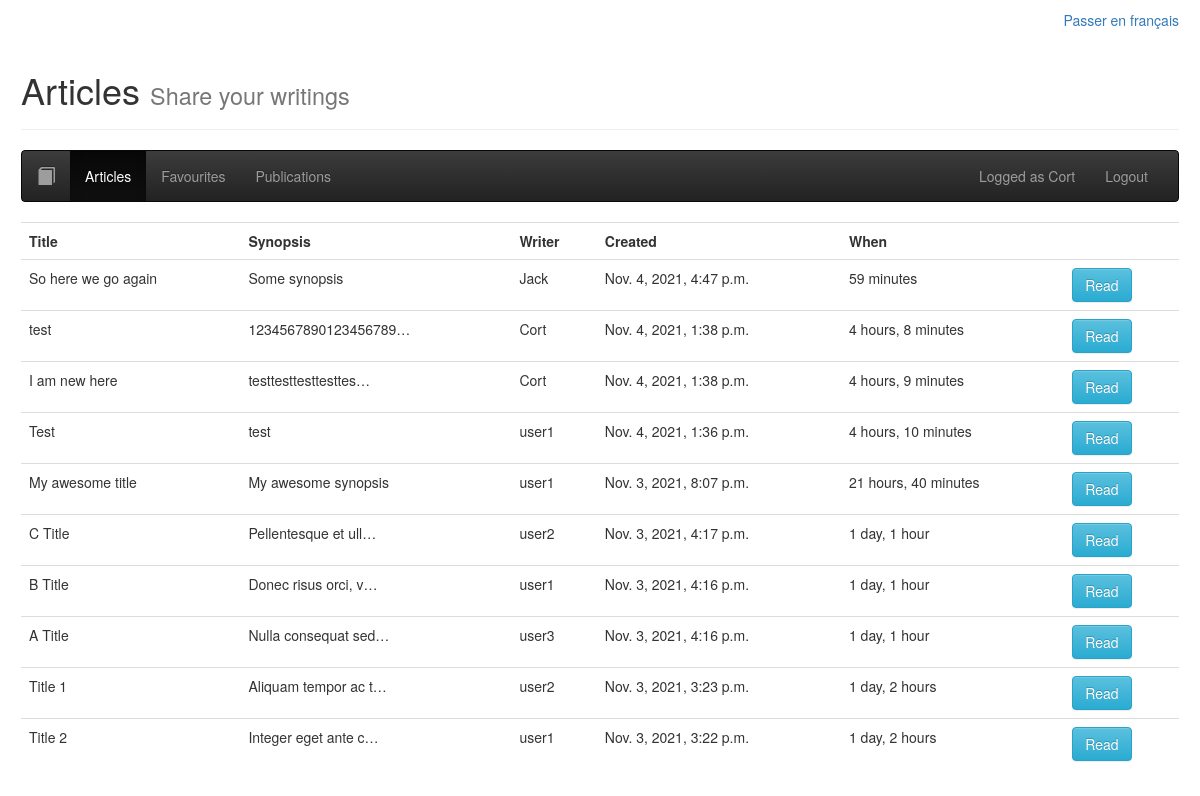
Screenshot of /articles/ (signed in) with the database file from the repository.
### ex/models.py (models this page shows, shortened)
class Article(models.Model):
	title = models.CharField(max_length=64, null=False)
	author = models.ForeignKey(User, on_delete=models.CASCADE, null=False)
	created = models.DateTimeField(auto_now_add=True, null=False)
	synopsis = models.CharField(max_length=312, null=False)
	content = models.TextField(null=False)

### ex/views.py (the view)
# urls.py: path('articles/', Articles.as_view(), name='articles'),
class Articles(ListView):
	model = Article
	extra_context = {
		"login_form": PrettyAuthenticationForm(),
		"current_page": "articles",
	}

### ex/templates/ex/article_list.html (shortened to what this page needs)
{% extends 'ex/base.html' %}
{% block body %}
{% include 'ex/nav.html' %}
<table class="table">
	<tr>
		<th>Title</th>
		<th>Synopsis</th>
		<th>Writer</th>
		<th>Created</th>
		<th>When</th>
		<th></th>
	</tr>
	{% for article in object_list|dictsortreversed:"created" %}
	<tr>
		<td>{{ article.title }}</td>
		<td>{{ article.synopsis|truncatechars:20 }}</td>
		<td>{{ article.author }}</td>
		<td>{{ article.created }}</td>
		<td>{{ article.created|timesince }}</td>
		<td><a class="btn btn-info" href="{% url 'detail' article.pk %}">Read</a></td>
	</tr>
	{% endfor %}
</table>
{% endblock %}

### ex/templates/ex/nav.html (shortened to what this page needs)
<nav class="navbar navbar-inverse">
  <div class="container-fluid">
    <div class="navbar-header">
      <a class="navbar-brand" href="{% url 'home' %}">
        <span class="glyphicon glyphicon-book the-icon" aria-hidden="true"></span>
      </a>
    </div>
    <div class="collapse navbar-collapse" id="bs-example-navbar-collapse-1">
      <ul class="nav navbar-nav">
        <li class="{% if current_page == 'articles' %}active{% endif %}"><a class="nav-link" href="{% url 'articles' %}">Articles</a></li>
        {% if user.is_authenticated %}
        <li class="{% if current_page == 'favourites' %}active{% endif %}"><a class="nav-link" href="{% url 'favourites' %}">Favourites</a></li>
        <li class="{% if current_page == 'publications' %}active{% endif %}"><a class="nav-link" href="{% url 'publications' %}">Publications</a></li>
        {% else %}
        <li class="{% if current_page == 'register' %}active{% endif %}"><a class="nav-link" href="{% url 'register' %}">Register</a></li>
        {% endif %}
      </ul>
      {% if user.is_authenticated %}
      <ul class="nav navbar-nav navbar-right">
        <li><p class="navbar-text navbar-left">Logged as {{ user }}</p></li>
        <li><a class="nav-link" href="{% url 'logout' %}">Logout</a></li>
      </ul>
      {% endif %}
    </div>
  </div>
</nav>

### rows the page displays
Article: title "So here we go again", synopsis "Some synopsis", author "Jack", created "Nov. 4, 2021, 4:47 p.m.", created "59 minutes"
Article: title "test", synopsis "1234567890123456789…", author "Cort", created "Nov. 4, 2021, 1:38 p.m.", created "4 hours, 8 minutes"
Article: title "I am new here", synopsis "testtesttesttesttes…", author "Cort", created "Nov. 4, 2021, 1:38 p.m.", created "4 hours, 9 minutes"
Article: title "Test", synopsis "test", author "user1", created "Nov. 4, 2021, 1:36 p.m.", created "4 hours, 10 minutes"
Article: title "My awesome title", synopsis "My awesome synopsis", author "user1", created "Nov. 3, 2021, 8:07 p.m.", created "21 hours, 40 minutes"
Article: title "C Title", synopsis "Pellentesque et ull…", author "user2", created "Nov. 3, 2021, 4:17 p.m.", created "1 day, 1 hour"
Article: title "B Title", synopsis "Donec risus orci, v…", author "user1", created "Nov. 3, 2021, 4:16 p.m.", created "1 day, 1 hour"
Article: title "A Title", synopsis "Nulla consequat sed…", author "user3", created "Nov. 3, 2021, 4:16 p.m.", created "1 day, 1 hour"
Article: title "Title 1", synopsis "Aliquam tempor ac t…", author "user2", created "Nov. 3, 2021, 3:23 p.m.", created "1 day, 2 hours"
Article: title "Title 2", synopsis "Integer eget ante c…", author "user1", created "Nov. 3, 2021, 3:22 p.m.", created "1 day, 2 hours"

### other values shown
{{ user }} "Cort"
